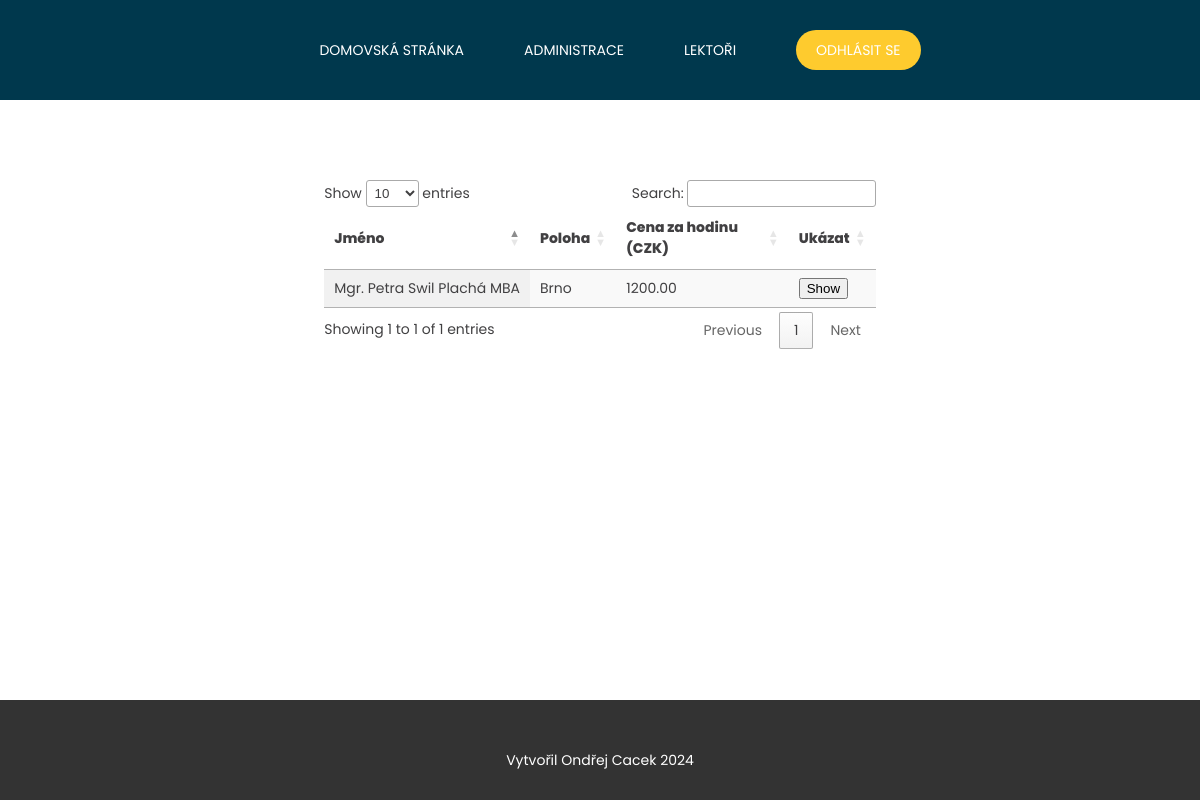
Page /index.php?page=lec_list (signed in) on the committed database.
### tables this page shows
CREATE TABLE IF NOT EXISTS Lecturer (
    UUID INT not null auto_increment PRIMARY KEY,
    TitleBefore VARCHAR(10),
    FirstName VARCHAR(50) not null,
    MiddleName VARCHAR(50),
    LastName VARCHAR(50) not null,
    TitleAfter VARCHAR(10),
    Location VARCHAR(50) not null,
    Claim TEXT not null,
    Bio TEXT not null,
    PricePerHour DECIMAL(10, 2) not null,
    TelephoneNumber varchar(20),
    Email varchar(50) not null unique
);

### src/database.php (called while the page is built, shortened)
<?php
function GetLecturers($con): array {
    $sql = "SELECT
                UUID,
                TitleBefore,
                FirstName,
                MiddleName,
                LastName,
                TitleAfter,
                Location,
                PricePerHour
            FROM
                TeacherDigitalAgency.Lecturer";
    $result = $con->query($sql);
    $profileData = [];
    while($row = mysqli_fetch_assoc($result)) {
        $profileData[] = $row;
    }
    return $profileData;
}

### app/views/lec_list.php (the view, shortened to what this page needs)
<?php
$con = ConnectDB();
$profileData = GetLecturers($con);
?>
<script>
document.addEventListener("DOMContentLoaded", () => {
    const loadCSS = (href) => {
        const link = document.createElement("link");
        link.rel = "stylesheet";
        link.href = 'assets/vendor/' + href;
        document.head.appendChild(link);
    };
    const loadScript = (src, callback) => {
        const script = document.createElement("script");
        script.src = 'assets/vendor/' + src;
        script.onload = callback;
        document.head.appendChild(script);
    };
    loadCSS("jquery.dataTables.min.css");
    loadScript("jquery.dataTables.min.js", () => {
        $('#lecTable').DataTable();
        $('#tagTable').DataTable();
    });
    document.querySelectorAll(".btn-show").forEach(btn =>
        btn.addEventListener("click", () =>
            window.location.href = "index.php?page=lecturer&lec=" + btn.dataset.id
        )
    );
});
</script>
<table id="lecTable" class="display">
    <thead>
        <tr>
            <th>Jméno</th>
            <th>Poloha</th>
            <th>Cena za hodinu (CZK)</th>
            <th>Ukázat</th>
        </tr>
    </thead>
    <tbody>
        <?php foreach ($profileData as $profile): ?>
        <tr>
            <td>
                <?= $profile["TitleBefore"] . ' ' .
                    $profile["FirstName"] . ' ' .
                    $profile["MiddleName"] . ' ' .
                    $profile["LastName"] . ' ' .
                    $profile["TitleAfter"]
                ?>
            </td>
            <td>
                <?= $profile["Location"] ?>
            </td>
            <td>
                <?= $profile["PricePerHour"] ?>
            </td>
            <td>
                <button class="btn-show" data-id="<?= $profile['UUID'] ?>">
                    Show
                </button>
            </td>
        </tr>
        <?php endforeach; ?>
    </tbody>
</table>

### public/assets/css/styles.css (style rules this page uses)
body { font: 14px "Poppins"; background: #FFFFFF; color: #414042; display: flex; flex-direction: column; box-sizing: border-box; margin: 0; padding: 100px 0px 0px 0px; min-height: 100vh; min-width: 960px; }

### rows in the picture
lecturer: TitleBefore "Mgr.", FirstName "Petra", MiddleName "Swil", LastName "Plachá", TitleAfter "MBA", Location "Brno", PricePerHour "1200.00"
